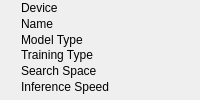
                  <widget class="QWidget" name="Model_Info_Page">
                   <layout class="QVBoxLayout" name="verticalLayout_11">
                    <property name="spacing">
                     <number>0</number>
                    </property>
                    <property name="leftMargin">
                     <number>12</number>
                    </property>
                    <property name="topMargin">
                     <number>0</number>
                    </property>
                    <property name="rightMargin">
                     <number>0</number>
                    </property>
                    <property name="bottomMargin">
                     <number>5</number>
                    </property>
                    <item>
                     <widget class="QWidget" name="Proper_Device" native="true">
                      <layout class="QHBoxLayout" name="horizontalLayout_17">
                       <property name="spacing">
                        <number>0</number>
                       </property>
                       <property name="topMargin">
                        <number>0</number>
                       </property>
                       <property name="rightMargin">
                        <number>0</number>
                       </property>
                       <property name="bottomMargin">
                        <number>0</number>
                       </property>
                       <item>
                        <widget class="QLabel" name="lab_pro_device">
                         <property name="sizePolicy">
                          <sizepolicy hsizetype="Preferred" vsizetype="Preferred">
                           <horstretch>1</horstretch>
                           <verstretch>0</verstretch>
                          </sizepolicy>
                         </property>
                         <property name="text">
                          <string>Device</string>
                         </property>
                        </widget>
                       </item>
                       <item>
                        <widget class="QLabel" name="lab_device">
                         <property name="sizePolicy">
                          <sizepolicy hsizetype="Preferred" vsizetype="Preferred">
                           <horstretch>3</horstretch>
                           <verstretch>0</verstretch>
                          </sizepolicy>
                         </property>
                         <property name="text">
                          <string/>
                         </property>
                        </widget>
                       </item>
                      </layout>
                     </widget>
                    </item>
                    <item>
                     <widget class="QWidget" name="Proper_Name" native="true">
                      <layout class="QHBoxLayout" name="horizontalLayout_9">
                       <property name="spacing">
                        <number>0</number>
                       </property>
                       <property name="topMargin">
                        <number>0</number>
                       </property>
                       <property name="rightMargin">
                        <number>0</number>
                       </property>
                       <property name="bottomMargin">
                        <number>0</number>
                       </property>
                       <item>
                        <widget class="QLabel" name="lab_pro_name">
                         <property name="sizePolicy">
                          <sizepolicy hsizetype="Preferred" vsizetype="Preferred">
                           <horstretch>1</horstretch>
                           <verstretch>0</verstretch>
                          </sizepolicy>
                         </property>
                         <property name="text">
                          <string>Name</string>
                         </property>
                        </widget>
                       </item>
                       <item>
                        <widget class="QLabel" name="lab_model_name">
                         <property name="sizePolicy">
                          <sizepolicy hsizetype="Preferred" vsizetype="Preferred">
                           <horstretch>3</horstretch>
                           <verstretch>0</verstretch>
                          </sizepolicy>
                         </property>
                         <property name="text">
                          <string/>
                         </property>
                         <property name="alignment">
                          <set>Qt::AlignLeading|Qt::AlignLeft|Qt::AlignVCenter</set>
                         </property>
                        </widget>
                       </item>
                      </layout>
                     </widget>
                    </item>
                    <item>
                     <widget class="QWidget" name="Proper_Type" native="true">
                      <layout class="QHBoxLayout" name="horizontalLayout_10">
                       <property name="spacing">
                        <number>0</number>
                       </property>
                       <property name="topMargin">
                        <number>0</number>
                       </property>
                       <property name="rightMargin">
                        <number>0</number>
                       </property>
                       <property name="bottomMargin">
                        <number>0</number>
                       </property>
                       <item>
                        <widget class="QLabel" name="lab_pro_type">
                         <property name="sizePolicy">
                          <sizepolicy hsizetype="Preferred" vsizetype="Preferred">
                           <horstretch>1</horstretch>
                           <verstretch>0</verstretch>
                          </sizepolicy>
                         </property>
                         <property name="text">
                          <string>Model Type</string>
                         </property>
                        </widget>
                       </item>
                       <item>
                        <widget class="QLabel" name="lab_model_type">
                         <property name="sizePolicy">
                          <sizepolicy hsizetype="Preferred" vsizetype="Preferred">
                           <horstretch>3</horstretch>
                           <verstretch>0</verstretch>
                          </sizepolicy>
                         </property>
                         <property name="text">
                          <string/>
                         </property>
                         <property name="alignment">
                          <set>Qt::AlignLeading|Qt::AlignLeft|Qt::AlignVCenter</set>
                         </property>
                        </widget>
                       </item>
                      </layout>
                     </widget>
                    </item>
                    <item>
                     <widget class="QWidget" name="Proper_TrainingType" native="true">
                      <layout class="QHBoxLayout" name="horizontalLayout_11">
                       <property name="spacing">
                        <number>0</number>
                       </property>
                       <property name="topMargin">
                        <number>0</number>
                       </property>
                       <property name="rightMargin">
                        <number>0</number>
                       </property>
                       <property name="bottomMargin">
                        <number>0</number>
                       </property>
                       <item>
                        <widget class="QLabel" name="lab_pro_trainingtype">
                         <property name="sizePolicy">
                          <sizepolicy hsizetype="Preferred" vsizetype="Preferred">
                           <horstretch>1</horstretch>
                           <verstretch>0</verstretch>
                          </sizepolicy>
                         </property>
                         <property name="text">
                          <string>Training Type</string>
                         </property>
                        </widget>
                       </item>
                       <item>
                        <widget class="QLabel" name="lab_model_trainingtype">
                         <property name="sizePolicy">
                          <sizepolicy hsizetype="Preferred" vsizetype="Preferred">
                           <horstretch>3</horstretch>
                           <verstretch>0</verstretch>
                          </sizepolicy>
                         </property>
                         <property name="text">
                          <string/>
                         </property>
                         <property name="alignment">
                          <set>Qt::AlignLeading|Qt::AlignLeft|Qt::AlignVCenter</set>
                         </property>
                        </widget>
                       </item>
                      </layout>
                     </widget>
                    </item>
                    <item>
                     <widget class="QWidget" name="Proper_Search" native="true">
                      <layout class="QHBoxLayout" name="horizontalLayout_12">
                       <property name="spacing">
                        <number>0</number>
                       </property>
                       <property name="topMargin">
                        <number>0</number>
                       </property>
                       <property name="rightMargin">
                        <number>0</number>
                       </property>
                       <property name="bottomMargin">
                        <number>0</number>
                       </property>
                       <item>
                        <widget class="QLabel" name="lab_pro_search">
                         <property name="sizePolicy">
                          <sizepolicy hsizetype="Preferred" vsizetype="Preferred">
                           <horstretch>1</horstretch>
                           <verstretch>0</verstretch>
                          </sizepolicy>
                         </property>
                         <property name="text">
                          <string>Search Space</string>
                         </property>
                        </widget>
                       </item>
                       <item>
                        <widget class="QLabel" name="lab_model_search">
                         <property name="sizePolicy">
                          <sizepolicy hsizetype="Preferred" vsizetype="Preferred">
                           <horstretch>3</horstretch>
                           <verstretch>0</verstretch>
                          </sizepolicy>
                         </property>
                         <property name="text">
                          <string/>
                         </property>
                         <property name="alignment">
                          <set>Qt::AlignLeading|Qt::AlignLeft|Qt::AlignVCenter</set>
                         </property>
                        </widget>
                       </item>
                      </layout>
                     </widget>
                    </item>
                    <item>
                     <widget class="QWidget" name="Proper_Inference" native="true">
                      <layout class="QHBoxLayout" name="horizontalLayout_13">
                       <property name="spacing">
                        <number>0</number>
                       </property>
                       <property name="topMargin">
                        <number>0</number>
                       </property>
                       <property name="rightMargin">
                        <number>0</number>
                       </property>
                       <property name="bottomMargin">
                        <number>0</number>
                       </property>
                       <item>
                        <widget class="QLabel" name="lab_pro_inference">
                         <property name="sizePolicy">
                          <sizepolicy hsizetype="Preferred" vsizetype="Preferred">
                           <horstretch>1</horstretch>
                           <verstretch>0</verstretch>
                          </sizepolicy>
                         </property>
                         <property name="text">
                          <string>Inference Speed</string>
                         </property>
                        </widget>
                       </item>
                       <item>
                        <widget class="QLabel" name="lab_model_inference">
                         <property name="sizePolicy">
                          <sizepolicy hsizetype="Preferred" vsizetype="Preferred">
                           <horstretch>3</horstretch>
                           <verstretch>0</verstretch>
                          </sizepolicy>
                         </property>
                         <property name="text">
                          <string/>
                         </property>
                         <property name="alignment">
                          <set>Qt::AlignLeading|Qt::AlignLeft|Qt::AlignVCenter</set>
                         </property>
                        </widget>
                       </item>
                      </layout>
                     </widget>
                    </item>
                   </layout>
                  </widget>
